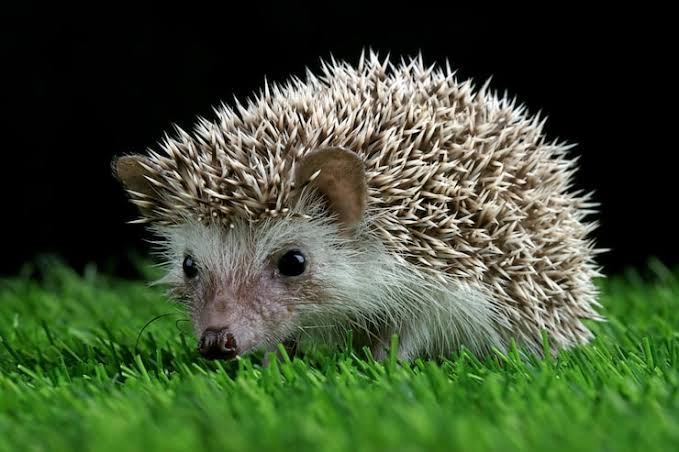
#> input picture images/source_photo.jpeg, 679 x 452 px
$ python real_test.py
#> lines starting #> are read from the running program, lines starting #| are printed output that depends on the picture
### benchmark.py
"""Generate test image, add salt-and-pepper noise, filter with both variants,
check consistency, measure PSNR and speed."""
import time
import json
import numpy as np
import cv2
from adaptive_median_cv import adaptive_median_cv
from adaptive_median_native import adaptive_median_native


# [8 lines left out: function make_clean, not called in this run]


def salt_pepper(img, density, seed=1):
    rng = np.random.default_rng(seed)
    noisy = img.copy()
    r = rng.random(img.shape)
    noisy[r < density / 2] = 0
    noisy[(r >= density / 2) & (r < density)] = 255
    return noisy


def psnr(a, b):
    mse = np.mean((a.astype(np.float64) - b.astype(np.float64)) ** 2)
    return float("inf") if mse == 0 else 10 * np.log10(255 ** 2 / mse)


def best_time(fn, arg, repeat):
    best = float("inf")
    for _ in range(repeat):
        t = time.perf_counter()
        res = fn(arg)
        best = min(best, time.perf_counter() - t)
    return best, res


# [50 lines that do not run on import are left out]

### adaptive_median_native.py
def _pad_replicate(img, r):
    h, w = len(img), len(img[0])
    padded = []
    for y in range(h + 2 * r):
        sy = min(max(y - r, 0), h - 1)
        src = img[sy]
        row = [src[min(max(x - r, 0), w - 1)] for x in range(w + 2 * r)]
        padded.append(row)
    return padded


def adaptive_median_native(img, max_size=7):
    h, w = len(img), len(img[0])
    r_max = max_size // 2
    pad = _pad_replicate(img, r_max)
    out = [[0] * w for _ in range(h)]

    for y in range(h):
        cy = y + r_max
        for x in range(w):
            cx = x + r_max
            z = pad[cy][cx]
            size = 3
            while True:
                r = size // 2
                win = []
                for j in range(cy - r, cy + r + 1):
                    win.extend(pad[j][cx - r: cx + r + 1])
                win.sort()
                zmin = win[0]
                zmax = win[-1]
                zmed = win[len(win) // 2]

                if zmin < zmed < zmax:
                    out[y][x] = z if zmin < z < zmax else zmed
                    break

                if size >= max_size:
                    out[y][x] = zmed
                    break
                size += 2
    return out

### adaptive_median_cv.py
import cv2
import numpy as np


def adaptive_median_cv(img: np.ndarray, max_size: int = 7) -> np.ndarray:
    img = img.astype(np.uint8)
    out = img.copy()
    pending = np.ones(img.shape, dtype=bool)
    zmed = img

    for size in range(3, max_size + 1, 2):
        k = np.ones((size, size), np.uint8)
        zmin = cv2.erode(img, k, borderType=cv2.BORDER_REPLICATE)
        zmax = cv2.dilate(img, k, borderType=cv2.BORDER_REPLICATE)
        zmed = cv2.medianBlur(img, size)

        stage_a = (zmin < zmed) & (zmed < zmax)

        center_ok = (zmin < img) & (img < zmax)

        done = pending & stage_a
        out[done] = np.where(center_ok, img, zmed)[done]
        pending &= ~stage_a

    out[pending] = zmed[pending]
    return out

### real_test.py
import time, json
import numpy as np
import cv2
from benchmark import salt_pepper, psnr, best_time
from adaptive_median_cv import adaptive_median_cv
from adaptive_median_native import adaptive_median_native

img = cv2.imread("images/source_photo.jpeg", cv2.IMREAD_GRAYSCALE)
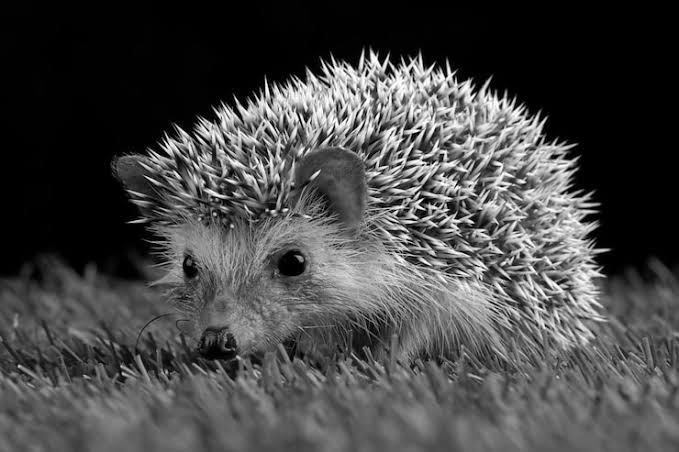
#> img: shape (452, 679); min 0, max 255, mean 70.9
print("shape", img.shape)
#| shape (452, 679)
res = {"shape": list(img.shape), "quality": {}, "speed": {}}
for d in [0.05, 0.1, 0.2, 0.3]:
    noisy = salt_pepper(img, d, seed=5)
    cvout = adaptive_median_cv(noisy)
    med3 = cv2.medianBlur(noisy, 3)
    res["quality"][d] = {
        "noisy": round(psnr(img, noisy), 2),
        "fixed_median3": round(psnr(img, med3), 2),
        "adaptive": round(psnr(img, cvout), 2),
    }
    if d == 0.2:
        nat = np.array(adaptive_median_native(noisy.tolist()), dtype=np.uint8)
        res["quality"]["native_match_p0.2"] = int(np.count_nonzero(nat != cvout))
        cv2.imwrite("real_noisy_p20.png", noisy)
        cv2.imwrite("real_adaptive_p20.png", cvout)
        cv2.imwrite("real_median3_p20.png", med3)
        t_cv, _ = best_time(adaptive_median_cv, noisy, 5)
        t = time.perf_counter(); adaptive_median_native(noisy.tolist()); t_nat = time.perf_counter() - t
        res["speed"] = {"opencv_s": round(t_cv, 5), "native_s": round(t_nat, 3), "ratio": round(t_nat / t_cv, 1)}
#> this loop made 4 passes
#> t_cv on pass 3: 0.0133
#> pass 1, `noisy = salt_pepper(img, d, seed=5)`:
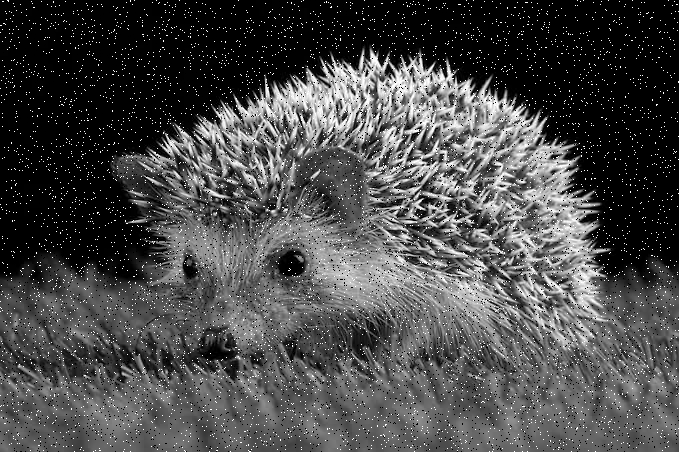
#> noisy: shape (452, 679); min 0, max 255, mean 73.7
#> pass 2, `noisy = salt_pepper(img, d, seed=5)`:
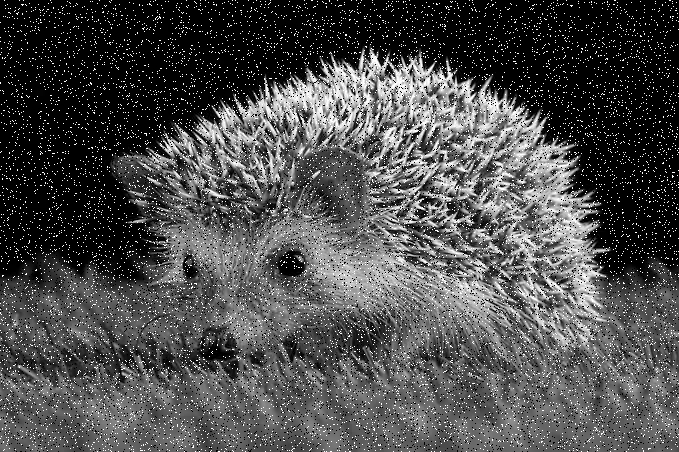
#> noisy: shape (452, 679); min 0, max 255, mean 76.6
#> after the loop:
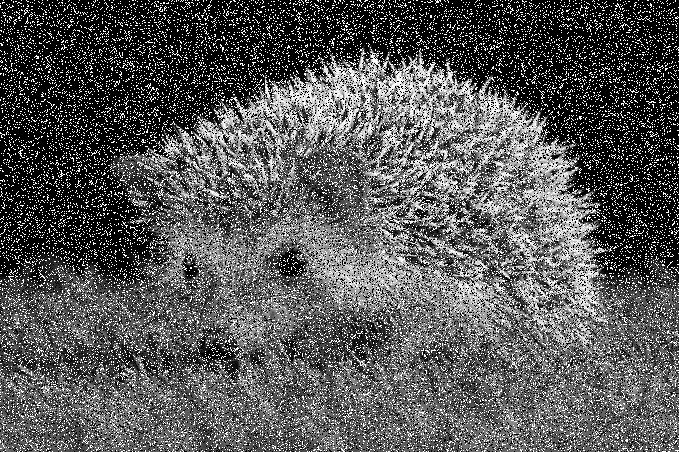
#> noisy: shape (452, 679); min 0, max 255, mean 87.9
#> after the loop, res = 3 items
print(json.dumps(res, indent=2))
#> (printed output is left out)

$ run again, with images/real_comparison.png saved as images/source_photo.jpeg
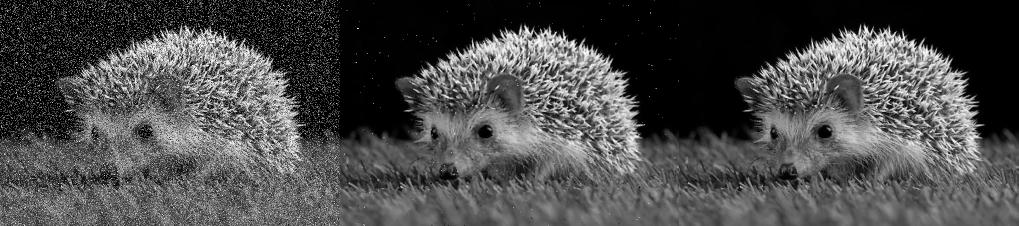
#> input picture images/real_comparison.png, 2037 x 452 px (shown at 1/2 size)
#> img is the input picture: shape (452, 2037); min 0, max 255, mean 74.8
#| shape (452, 2037)
#> the loop `for d in [0.05, 0.1, 0.2, 0.3]:` made 4 passes
#> t_cv on pass 3: 0.0428
#> pass 1, `cvout = adaptive_median_cv(noisy)`:
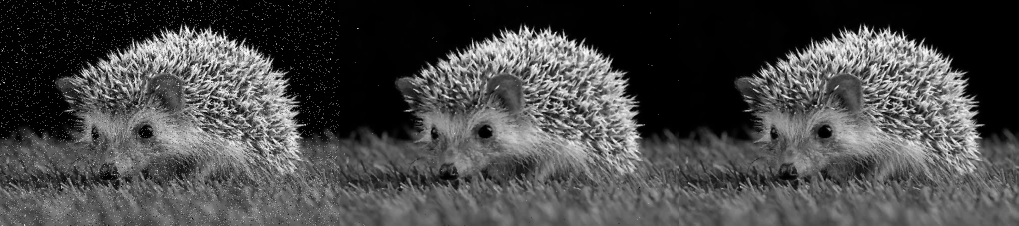
#> cvout: shape (452, 2037) (shown at 1/2 size); min 0, max 254, mean 71.9
#> after the loop `for d in [0.05, 0.1, 0.2, 0.3]:`:
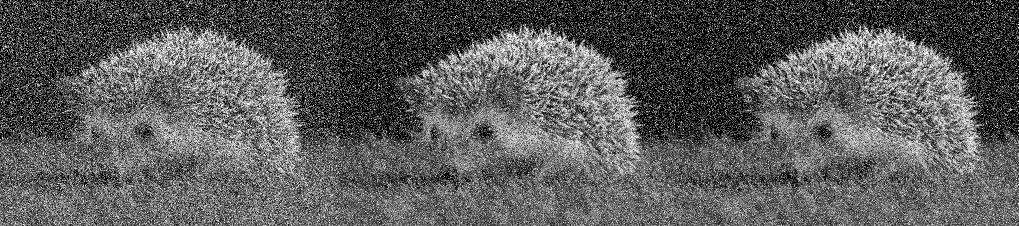
#> noisy: shape (452, 2037) (shown at 1/2 size); min 0, max 255, mean 90.6
#> after the loop `for d in [0.05, 0.1, 0.2, 0.3]:`: res = 3 items
#> (printed output is left out)
